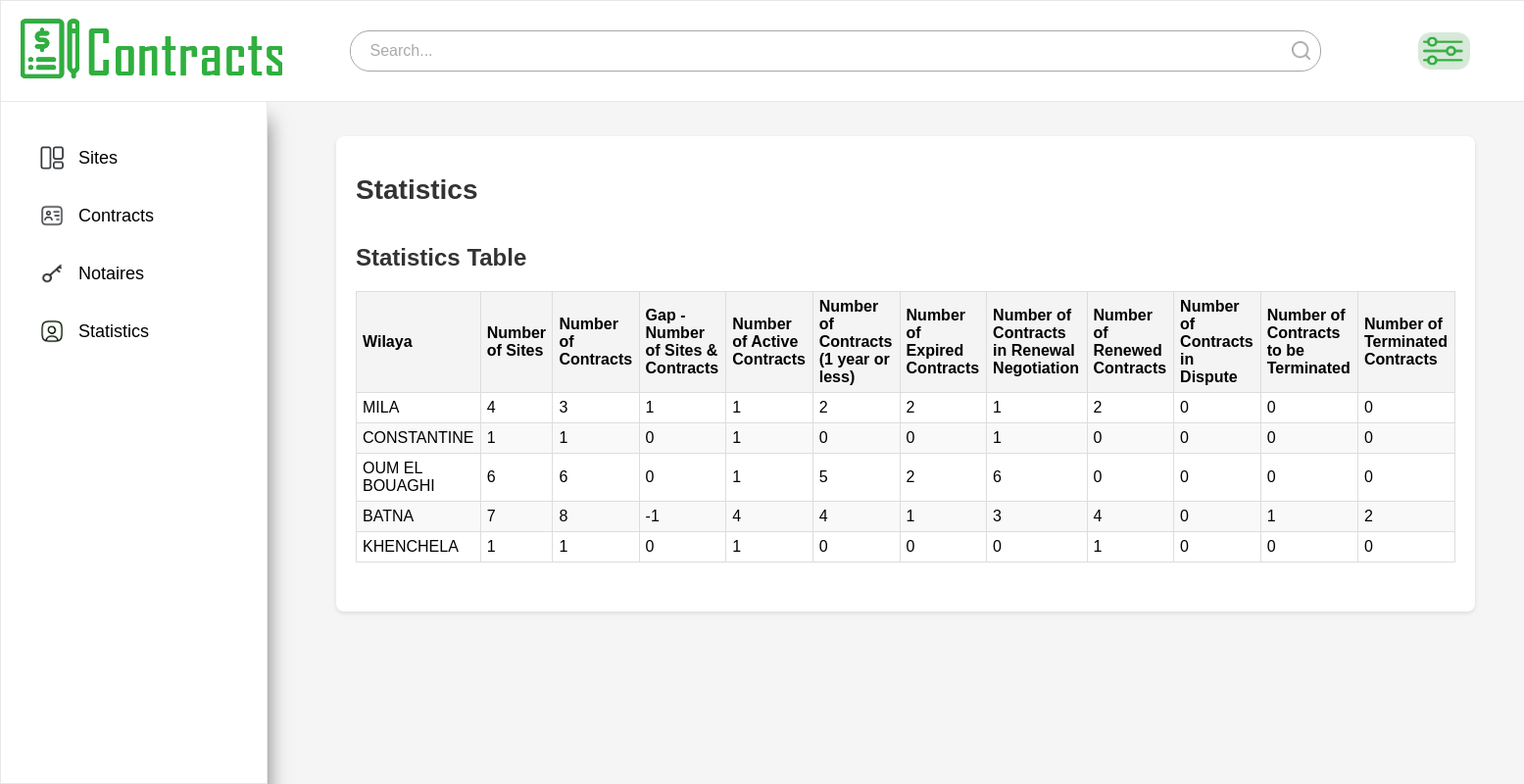
Page /statistics/ on the committed database.
### app1/models.py (models this page shows, shortened)
class Wilaya(models.Model):
    name = models.CharField(max_length=100)

class Contrat(models.Model):
    code_site = models.ForeignKey(Site, on_delete=models.CASCADE)
    wilaya = models.ForeignKey(Wilaya, on_delete=models.CASCADE)
    propriete = models.CharField(max_length=255, choices=PROPRIETE_SITE_CHOICES)
    type_contrat = models.CharField(max_length=255, choices=[
        ("Contrat notarié", "Contrat notarié"),
        ("Convention Cadre", "Convention Cadre"),
        ("Convention site", "Convention site"),
        ("Résilié", "Résilié"),
        ("En litige", "En litige")
    ])
    ref_dernier_contrat = models.CharField(max_length=255,)
    bail_location_annuel = models.FloatField()  # Annual rental lease amount
    notaire = models.ForeignKey(Notaire, on_delete=models.CASCADE)
    date_signature_dernier_contrat = models.DateField()
    duree_bail_dernier_contrat = models.IntegerField()  # in months
    date_fin_contrat = models.DateField()
    duree_restante_avant_expiration = models.CharField(max_length=255,)  # in days
    etat_contrat_actuel = models.CharField(max_length=255, choices=[
        ("Actif", "Actif"),
        ("Expiré", "Expiré"),
        ("Résilié", "Résilié")
    ])
    date_dernier_renouvellement = models.DateField()
    nombre_renouvellement = models.IntegerField()
    etat_renouvellement = models.CharField(max_length=255, choices=[
        ("En cour", "En cour"),
        ("Renouvelé", "Renouvelé"),
        ("À résilier", "À résilier")
    ])
    historique_gestion_renouvellements = models.TextField(blank=True, null=True)

### app1/views.py (the view)
# urls.py: path('statistics/', views.calculate_statistics, name='calculate_statistics'),
def calculate_statistics(request):
    stats = {}
    wilayas = Wilaya.objects.all()
    for wilaya in wilayas:
        num_sites = Site.objects.filter(commune__wilaya=wilaya).count()
        contrats = Contrat.objects.filter(wilaya=wilaya)
        num_contrats = contrats.count()
        num_contrats_actifs = contrats.filter(etat_contrat_actuel='Actif').count()
        num_contrats_une_annee_et_moins = contrats.filter(date_fin_contrat__lte=timezone.now() + timedelta(days=365)).count()
        num_contrats_expired = contrats.filter(etat_contrat_actuel='Expiré').count()
        num_contrats_en_cours_de_negociation = contrats.filter(etat_renouvellement='En cour').count()
        num_contrats_renouveles = contrats.filter(etat_renouvellement='Renouvelé').count()
        num_contrats_en_litiges = contrats.filter(type_contrat='En litige').count()
        num_contrats_a_resilier = contrats.filter(etat_renouvellement='À résilier').count()
        num_contrats_resilies = contrats.filter(etat_contrat_actuel='Résilié').count()
        stats[wilaya.name] = {
            'nbr_sites_physiques': num_sites,
            'nbr_contrats': num_contrats,
            'gap_nbr_sites_nbr_contrats': num_sites - num_contrats,
            'nbr_contrats_actifs': num_contrats_actifs,
            'nbr_contrats_une_annee_et_moins': num_contrats_une_annee_et_moins,
            'nbr_contrats_expired': num_contrats_expired,
            'nbr_contrats_en_cours_de_negociation_de_renouvellement': num_contrats_en_cours_de_negociation,
            'nbr_contrats_renouveles': num_contrats_renouveles,
            'nbr_contrats_en_litiges': num_contrats_en_litiges,
            'nbr_contrats_a_resilier': num_contrats_a_resilier,
            'nbr_contrats_resilies': num_contrats_resilies,
        }
    return render(request, 'statistics.html', {'stats': stats})

### app1/templates/statistics.html (shortened to what this page needs)
{% load static %}
<!DOCTYPE html>
<html lang="en">
<head>
    <link rel="stylesheet" href="{% static 'css/tester5.css' %}">
</head>
<body>
    <nav class="navbar">
        <div class="logo">
            <a href="{% url 'sitess' %}"><img src="{% static 'images/company8.png' %}" alt="Logo"></a>
        </div>
        <div class="search-bar">
            <form method="GET" action="{% url 'site_search' %}">
                <input type="text" name="search_query" placeholder="Search..." value="{{ request.GET.search_query }}">
                <button type="submit"><img src="{% static 'images/search.png' %}" alt="Search"></button>
            </form>
        </div>
        <div class="filter">
            <button type="button" id="filterButton"><img src="{% static 'images/fil5.png' %}" alt="Filter"></button>
        </div>
    </nav>
    <div class="container">
        <div class="sidebar">
            <ul>
                <li><a href="{% url 'sitess' %}"><img src="{% static 'images/sites.png' %}" alt="Dashboard Default" class="default-img"><img src="{% static 'images/sites5.png' %}" alt="Dashboard Hover" class="hover-img">Sites</a></li>
                <li><a href="{% url 'contrats' %}"><img src="{% static 'images/conts.png' %}" alt="Profile Default" class="default-img"><img src="{% static 'images/conts5.png' %}" alt="Profile Hover" class="hover-img">Contracts</a></li>
                <li><a href="{% url 'notaires' %}"><img src="{% static 'images/not.png' %}" alt="Messages Default" class="default-img"><img src="{% static 'images/not5.png' %}" alt="Messages Hover" class="hover-img">Notaires</a></li>
                <li><a href="{% url 'calculate_statistics' %}"><img src="{% static 'images/sett2.png' %}" alt="Settings Default" class="default-img">Statistics</a></li>
            </ul>
        </div>
        <main class="main-content">
            <div class="content-container">
                <header class="content-header">
                    <h1>Statistics</h1>
                </header>
                <section class="section">
                    <h2>Statistics Table</h2>
                    <table class="stats-table">
                        <thead>
                            <tr>
                                <th>Wilaya</th>
                                <th>Number of Sites</th>
                                <th>Number of Contracts</th>
                                <th>Gap - Number of Sites & Contracts</th>
                                <th>Number of Active Contracts</th>
                                <th>Number of Contracts (1 year or less)</th>
                                <th>Number of Expired Contracts</th>
                                <th>Number of Contracts in Renewal Negotiation</th>
                                <th>Number of Renewed Contracts</th>
                                <th>Number of Contracts in Dispute</th>
                                <th>Number of Contracts to be Terminated</th>
                                <th>Number of Terminated Contracts</th>
                            </tr>
                        </thead>
                        <tbody>
                            {% for wilaya, data in stats.items %}
                            <tr>
                                <td>{{ wilaya }}</td>
                                <td>{{ data.nbr_sites_physiques }}</td>
                                <td>{{ data.nbr_contrats }}</td>
                                <td>{{ data.gap_nbr_sites_nbr_contrats }}</td>
                                <td>{{ data.nbr_contrats_actifs }}</td>
                                <td>{{ data.nbr_contrats_une_annee_et_moins }}</td>
                                <td>{{ data.nbr_contrats_expired }}</td>
                                <td>{{ data.nbr_contrats_en_cours_de_negociation_de_renouvellement }}</td>
                                <td>{{ data.nbr_contrats_renouveles }}</td>
                                <td>{{ data.nbr_contrats_en_litiges }}</td>
                                <td>{{ data.nbr_contrats_a_resilier }}</td>
                                <td>{{ data.nbr_contrats_resilies }}</td>
                            </tr>
                            {% endfor %}
                        </tbody>
                    </table>
                </section>
            </div>
        </main>
    </div>
</body>
</html>

### app1/static/css/tester5.css (style rules this page uses)
body { margin: 0; background-color: #F5F5F5; font-family: Arial, sans-serif, Poppins; overflow-x: hidden; }
.navbar { width: 100%; height: 102px; background-color: white; display: flex; align-items: center; justify-content: space-between; padding: 0 20px; border: 1px solid #e8e8e8; position: fixed; top: 0; left: 0; z-index: 1000; }
.logo { font-size: 24px; font-weight: bold; }
.filter { display: flex; align-items: center; justify-content: center; margin: 80px 55px; position: relative; }
.filter button { padding: 10px 20px; border: 1px solid white; border-radius: 20px; background-color: white; cursor: pointer; display: flex; align-items: center; justify-content: center; }
.filter button img { width: 53px; height: 38px; }
.search-bar { flex-grow: 1; max-width: 989px; position: relative; display: flex; align-items: center; border-radius: 20px; border: 1px solid #a7a7a7; background-color: #ffffff; margin-left: 45px; height: 40px; }
.search-bar input { width: calc(100% - 40px); padding: 10px 20px; border: none; border-radius: 20px; font-size: 16px; color: #333; }
.search-bar input::placeholder { color: #aaa; }
.search-bar button { position: absolute; right: 10px; padding: 0; border: none; background-color: transparent; cursor: pointer; height: 100%; }
.search-bar button img { width: 19px; height: 19px; }
.container { display: flex; margin-top: 102px; }
.sidebar { width: 273px; background-color: white; color: black; padding: 20px; position: fixed; top: 102px; left: 0; height: calc(100vh - 102px); overflow-y: auto; border: 1px solid #e8e8e8; box-shadow: 0 20px 20px rgba(0, 0, 0, 0.5); box-sizing: border-box; }
.sidebar ul { list-style: none; padding: 0; }
.sidebar ul li { margin: 15px 0; position: relative; }
.sidebar ul li a { color: black; text-decoration: none; font-size: 18px; display: flex; align-items: center; padding: 10px 20px; border-radius: 5px; transition: color 0.3s, font-weight 0.3s; gap: 15px; }
.sidebar ul li a img { width: 24px; height: 24px; transition: opacity 0.3s; }
.sidebar ul li a .default-img { opacity: 1; }
.sidebar ul li a::before { content: ""; position: absolute; left: -10px; top: 0; height: 100%; width: 10px; background-color: #30af3f; border-radius: 0 10px 10px 0; opacity: 0; transition: opacity 0.3s; z-index: -1; }
.main-content { margin-left: 293px; padding: 20px; flex-grow: 1; }
.content-container { max-width: 1200px; width: calc(100% - 60px); margin: 17px 30px; background-color: #fff; border-radius: 8px; box-shadow: 0 2px 4px rgba(0, 0, 0, 0.1); padding: 20px; box-sizing: border-box; overflow: auto; flex-grow: 1; }
.content-header { display: flex; justify-content: space-between; align-items: center; margin-bottom: 20px; }
.content-header h1 { font-size: 28px; color: #333; }
.section { margin-bottom: 30px; }
.section h2 { font-size: 24px; color: #333; margin-bottom: 15px; }

### app1/templates/statistics.html (style rules this page uses)
.stats-table { width: 100%; border-collapse: collapse; margin-top: 20px; }
.stats-table th, .stats-table td { border: 1px solid #ddd; padding: 6px; text-align: left; }
.stats-table th { background-color: #f4f4f4; }
.stats-table tr:nth-child(even) { background-color: #f9f9f9; }

### rows in the picture
Wilaya: stats "MILA"
Contrat: name "CONSTANTINE", nbr_sites_physiques "1", nbr_contrats "1", gap_nbr_sites_nbr_contrats "0", nbr_contrats_actifs "1", nbr_contrats_une_annee_et_moins "0", nbr_contrats_expired "0", nbr_contrats_en_cours_de_negociation_de_renouvellement "1", nbr_contrats_renouveles "0", nbr_contrats_en_litiges "0", nbr_contrats_a_resilier "0", nbr_contrats_resilies "0", name "KHENCHELA", nbr_contrats_en_cours_de_negociation_de_renouvellement "0", nbr_contrats_renouveles "1"
Wilaya: stats "OUM EL BOUAGHI"
Wilaya: stats "BATNA"

### other values in the picture
{{ data.nbr_sites_physiques }} "4" "6" "7"
{{ data.nbr_contrats }} "3" "6" "8"
{{ data.gap_nbr_sites_nbr_contrats }} "1" "0" "-1"
{{ data.nbr_contrats_actifs }} "1" "1" "4"
{{ data.nbr_contrats_une_annee_et_moins }} "2" "5" "4"
{{ data.nbr_contrats_expired }} "2" "2" "1"
{{ data.nbr_contrats_en_cours_de_negociation_de_renouvellement }} "1" "6" "3"
{{ data.nbr_contrats_renouveles }} "2" "0" "4"
{{ data.nbr_contrats_en_litiges }} "0" "0" "0"
{{ data.nbr_contrats_a_resilier }} "0" "0" "1"
{{ data.nbr_contrats_resilies }} "0" "0" "2"
